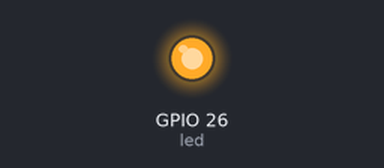
Bench run of a program on a simulated Raspberry Pi (BCM pin numbers). Parts: output pins drawn as LEDs (lit = HIGH). At 6.0 s the program stops and its outputs stay as they are.

Above: at 0.1 s.
At 5.1 s:
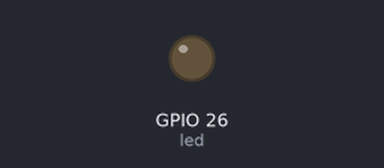
Timing chart, 0 to 6.6 s (numbered marks = the images above):
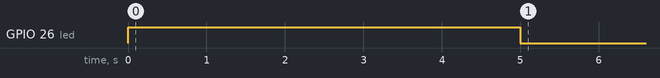

The program:

remoteGPIO.py
```python
from gpiozero import LED
from gpiozero.pins.pigpio import PiGPIOFactory
from time import sleep

factory = PiGPIOFactory(host='192.168.1.110')
led = LED(26, pin_factory=factory)

led.on()
sleep(5)
led.off()
sleep(1)
```

Measured:
- by itself, GPIO 26 (led): LOW → HIGH at 0.00 s, → LOW 5.0 s later
